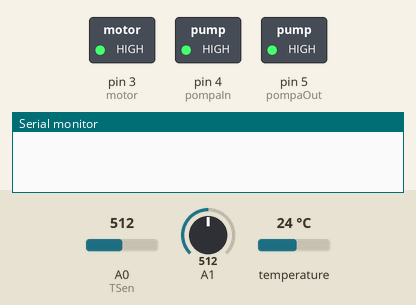
A sketch run on a simulated Arduino Uno, built with avr-gcc and run on an emulated ATmega328P. On the bench: switched loads named in the sketch (green lamp = pin HIGH), the last lines printed to the serial monitor. The inputs (shaded band) are chosen by the test bench; at power-on: A0 (TSen) = 512, A1 = 512, temperature 24 °C.

Above: at 0.1 s.
At 1.0 s:
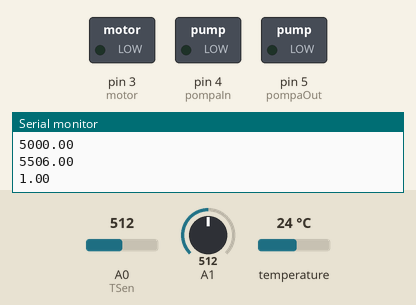
Timing chart, 0 to 2.5 s (numbered marks = the images above):
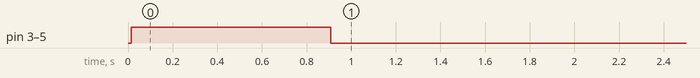

The sketch:

transmiter.ino
```cpp
#include<OneWire.h>
#include<DallasTemperature.h>
#include <Wire.h>

#define SuhuSen 2
#define TSen A0
#define PHSen A1
#define motor 3
#define pompaIn 4
#define pompaOut 5

OneWire oneWire(SuhuSen);
DallasTemperature tempSen(&oneWire);

float temperature,suhu;
float turbidity, phSenVal, voltage;
float kalibrasi = 21.34-0.7;
float ntp;
float nilaiPh;
float power;

int phVal = 0;
unsigned long int avgval;
int buffer_arr[10],temp;

float ph_act;

void setup() {
   Serial.begin(115200);
   tempSen.begin();
   pinMode(motor, OUTPUT);
   pinMode(pompaIn, OUTPUT);
   pinMode(pompaOut, OUTPUT);

   digitalWrite(motor, HIGH);
   digitalWrite(pompaIn, HIGH);
   digitalWrite(pompaOut, HIGH);
}

void loop() {
  getSuhu();
  getTurbidity();
  getPH();

  if(turbidity >= 400){
    aktif();
  }
  else{
    nonaktif();
  }

  delay(500);
}

void aktif(){
   digitalWrite(motor, LOW);
   digitalWrite(pompaIn, LOW);
   digitalWrite(pompaOut, LOW);
   power = 1;
   Serial.print(power);
   Serial.println("\n");
}

void nonaktif(){
   digitalWrite(motor, HIGH);
   digitalWrite(pompaIn, HIGH);
   digitalWrite(pompaOut, HIGH);
   power = 2;
   Serial.print(power);
   Serial.println("\n");
}

void getSuhu(){
  tempSen.requestTemperatures();
  temperature = tempSen.getTempCByIndex(0);
  suhu = temperature+1000.0;
  Serial.print(suhu);
  Serial.println("\n");
}

void getTurbidity(){
  voltage = 0;
  for(int i=0; i<800; i++){
    voltage += ((float)analogRead(TSen)/1023)*5;
  }

  voltage = voltage/800;
  voltage = round_to_dp(voltage,2);
  if(voltage < 2.5){
    turbidity = 3000;
  }

  else{
    turbidity = -1120.4*square(voltage)+5742.3*voltage-4352.9;
  }

  ntp = turbidity + 2000.0;
  Serial.print(ntp);
  Serial.println("\n");
}

float round_to_dp(float in_value, int decimal){
  float multiplier = powf(10.0f, decimal);
  in_value = roundf(in_value*multiplier)/multiplier;
  return in_value;
}

void getPH(){
  phSenVal = analogRead(A1);
  for(int i=0;i<10;i++){
    buffer_arr[i]=phSenVal;
    //delay(30);
  }
  for(int i=0;i<9;i++)
  {
    for(int j=i+1;j<10;j++){
      if(buffer_arr[i]>buffer_arr[j]){
        temp = buffer_arr[i];
        buffer_arr[i] = buffer_arr[j];
        buffer_arr[j] = temp;
      }
    }
  }

  avgval = 0;
  for(int i=2;i<8;i++)
  avgval += buffer_arr[i];
  float voltage_ph = (float)avgval*5/1024/6;
  phVal = -5.70*voltage_ph + kalibrasi;
  nilaiPh = phVal + 5500.0;
  Serial.print(nilaiPh);
  Serial.println("\n");
}
```

Measured:
- by itself, pin 3 (motor), pin 4 (pompaIn), pin 5 (pompaOut): HIGH → LOW at 0.91 s
